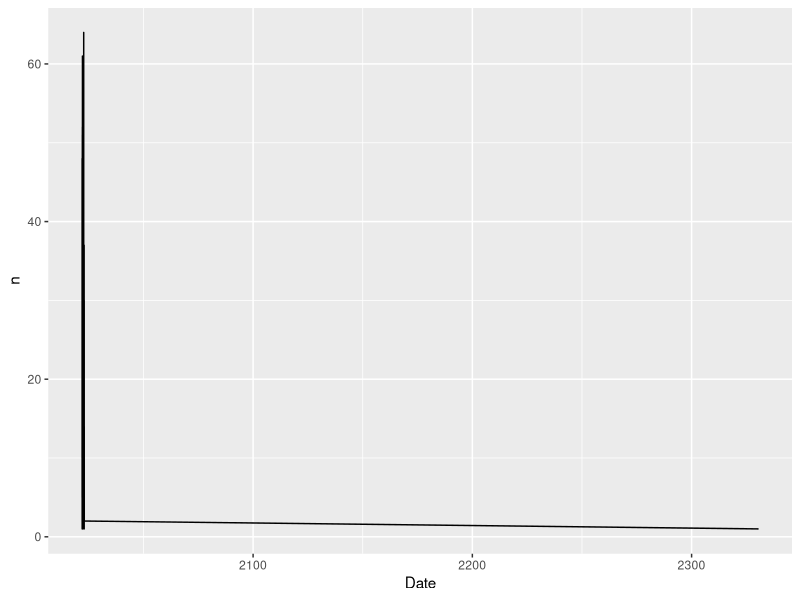

R code for this plot:
## ---- chunk 1
library(tidyverse)
library(lubridate)
copterspotter <- read.csv("copterspotter 2 - tidyer - copterspotter.csv")
copterspotter$Date <- ymd(copterspotter$Date)

copterspotter |>
  group_by(Date) |>
  summarize(n = n()) |>
  ggplot(mapping = aes(x = Date, y = n)) +
  geom_line()
